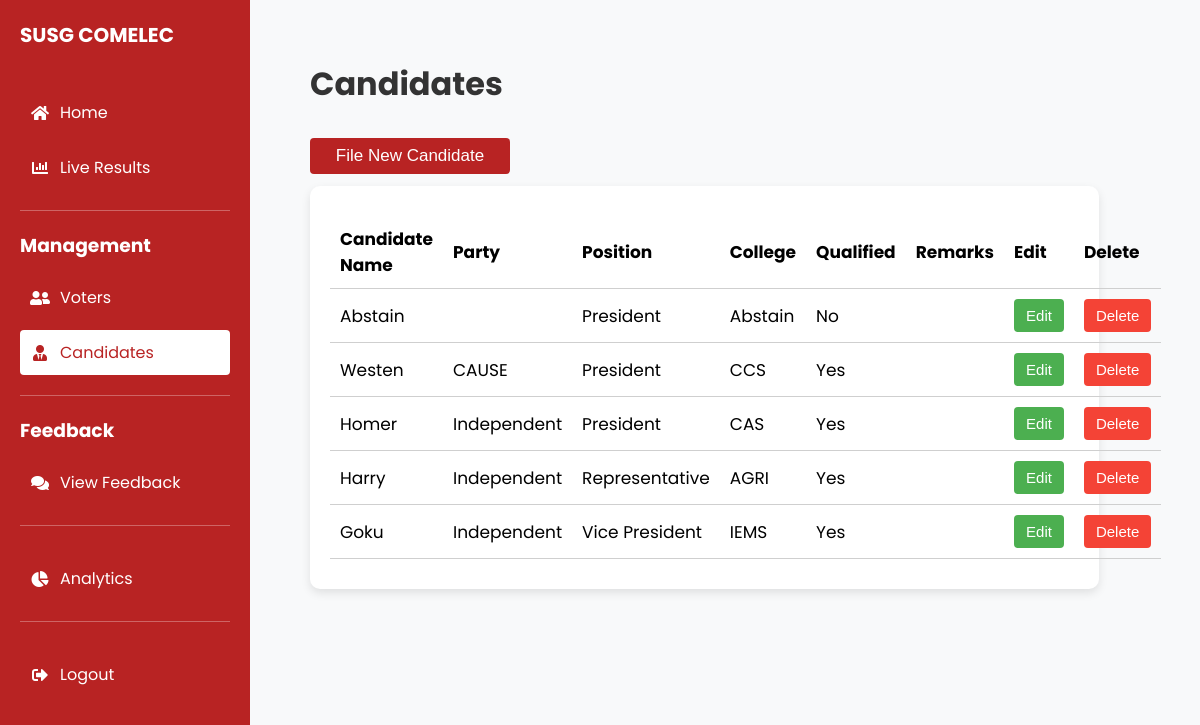
The page /Admin/admin-candidates.php (signed in) on the database its author committed.
### tables this page shows
CREATE TABLE `candidates` (
  `candidate_id` int(200) NOT NULL,
  `candidate_name` varchar(50) NOT NULL,
  `college_id` int(20) NOT NULL,
  `position_id` int(3) NOT NULL,
  `qualified` tinyint(1) NOT NULL DEFAULT 0,
  `remarks` varchar(255) DEFAULT NULL,
  `candidate_image` varchar(255) DEFAULT NULL,
  `candidate_party` varchar(50) NOT NULL DEFAULT 'Independent'
);

CREATE TABLE `positions` (
  `position_id` int(3) NOT NULL,
  `position_name` varchar(20) NOT NULL
);

CREATE TABLE `colleges` (
  `college_id` int(20) NOT NULL,
  `college_name` varchar(50) NOT NULL,
  `max_representatives` int(10) NOT NULL
);

### admin/admin-candidates.php (the view, shortened to what this page needs)
<?php
require_once '../connect.php';
$stmt = $pdo->query("
    SELECT candidates.*, colleges.college_name, positions.position_name
    FROM candidates
    LEFT JOIN colleges ON candidates.college_id = colleges.college_id
    LEFT JOIN positions ON candidates.position_id = positions.position_id
");
$candidates = $stmt->fetchAll(PDO::FETCH_ASSOC);
?>
<!DOCTYPE html>
<html lang="en">
<head>
    <link rel="stylesheet" href="https://cdnjs.cloudflare.com/ajax/libs/font-awesome/5.15.4/css/all.min.css">
</head>
<body>
    <?php include 'sidebar.php'; ?>
    <main>
        <div class="content">
            <h1>Candidates</h1>
            <button class="add-btn" id="openModalBtn">File New Candidate</button>
            <div class="mngment-box">
                <table class="mngment-table">
                    <thead>
                        <tr>
                            <th>Candidate Name</th>
                            <th>Party</th>
                            <th>Position</th>
                            <th>College</th>
                            <th>Qualified</th>
                            <th>Remarks</th>
                            <th>Edit</th>
                            <th>Delete</th>
                        </tr>
                    </thead>
                    <tbody>
                        <?php foreach ($candidates as $candidate): ?>
                        <tr>
                            <td><?php echo htmlspecialchars($candidate['candidate_name']); ?></td>
                            <td><?php echo htmlspecialchars($candidate['candidate_party']); ?></td>
                            <td><?php echo htmlspecialchars($candidate['position_name']); ?></td>
                            <td><?php echo htmlspecialchars($candidate['college_name']); ?></td>
                            <td><?php echo $candidate['qualified'] ? 'Yes' : 'No'; ?></td>
                            <td><?php echo htmlspecialchars($candidate['remarks']); ?></td>
                            <td><button class="edit-btn" data-candidate='<?php echo json_encode($candidate); ?>'>Edit</button></td>
                            <td><button class="delete-btn" data-candidate-id="<?php echo $candidate['candidate_id']; ?>">Delete</button></td>
                        </tr>
                        <?php endforeach; ?>
                    </tbody>
                </table>
            </div>
        </div>
    </main>
</body>
</html>

### admin/sidebar.php (shortened to what this page needs)
<!DOCTYPE html>
<html lang="en">
<head>
    <link rel="stylesheet" href="https://cdnjs.cloudflare.com/ajax/libs/font-awesome/5.15.4/css/all.min.css">
</head>
<body>
    <?php
    $current_page = basename($_SERVER['PHP_SELF']);
    ?>
    <div class="sidebar">
        <div class="sections">
            <div class="section">
                <h2>SUSG COMELEC</h2>
                <a href="admin-home.php" class="nav-link <?php echo $current_page == 'admin-home.php' ? 'active' : ''; ?>"><i class="fas fa-home icon"></i>Home</a>
                <a href="admin-liveresults.php" class="nav-link <?php echo $current_page == 'admin-liveresults.php' ? 'active' : ''; ?>"><i class="fas fa-chart-bar icon"></i>Live Results</a>
            </div>
            <div class="section">
                <h3>Management</h3>
                <a href="admin-voters.php" class="nav-link <?php echo $current_page == 'admin-voters.php' ? 'active' : ''; ?>"><i class="fas fa-user-friends icon"></i>Voters</a>
                <a href="admin-candidates.php" class="nav-link <?php echo $current_page == 'admin-candidates.php' ? 'active' : ''; ?>"><i class="fas fa-user-tie icon"></i>Candidates</a>
            </div>
            <div class="section">
                <h3>Feedback</h3>
                <a href="admin-feedback.php" class="nav-link <?php echo $current_page == 'admin-feedback.php' ? 'active' : ''; ?>"><i class="fas fa-comments icon"></i>View Feedback</a>
            </div>
            <div class="section">
                <a href="admin-analytics.php" class="nav-link <?php echo $current_page == 'admin-analytics.php' ? 'active' : ''; ?>"><i class="fas fa-chart-pie icon"></i>Analytics</a>
            </div>
            <div class="section">
                <a href="../logout.php" class="nav-link"><i class="fas fa-sign-out-alt icon"></i>Logout</a>
            </div>
        </div>
    </div>
</body>
</html>

### admin/admin-candidates.php (style rules this page uses)
body { margin: 0; font-family: 'Poppins', sans-serif; }
.content { flex-grow: 1; padding: 40px; display: flex; flex-direction: column; overflow-y: auto; }
h1 { font-size: 32px; margin-bottom: 30px; text-align: left; color: #333; }
.mngment-box { background-color: #fff; border-radius: 10px; padding: 30px 20px; width: 95%; max-width: 3000px; margin-bottom: 40px; text-align: center; box-shadow: 0 4px 10px rgba(0, 0, 0, 0.1); }
.mngment-table { width: 100%; border-collapse: collapse; margin: 0 auto; font-size: 17px; text-align: left; }
.mngment-table tr { border-bottom: 1px solid #cfcfcf; }
.mngment-table th, .mngment-table td { padding: 10px; }
.add-btn { padding: 8px 12px; border: none; cursor: pointer; font-size: 17px; border-radius: 4px; background-color: #b82323; color: white; width: 200px; float: right; margin-bottom: 12px; }
.edit-btn, .delete-btn { padding: 8px 12px; border: none; cursor: pointer; font-size: 15px; border-radius: 4px; }
.edit-btn { background-color: #4CAF50; color: white; }
.delete-btn { background-color: #f44336; color: white; }

### admin/sidebar.php (style rules this page uses)
* { margin: 0; padding: 0; box-sizing: border-box; }
body, html { font-family: 'Poppins', sans-serif; margin: 0; background-color: #f8f9fa; height: 100%; width: 100%; }
body { display: flex; min-height: 100vh; }
.sidebar { height: 100vh; width: 250px; background-color: #b82323; color: white; padding: 20px; display: flex; flex-direction: column; justify-content: space-between; position: fixed; top: 0; left: 0; }
.sidebar h2 { margin-bottom: 40px; font-size: 20px; }
.sidebar a { text-decoration: none; color: white; font-size: 16px; margin: 10px 0; display: flex; align-items: center; padding: 10px; border-radius: 4px; transition: background-color 0.3s ease, color 0.3s ease; }
.sidebar .active { background-color: white; color: #b82323; }
.sidebar .section { margin-bottom: 20px; }
.sidebar .sections .section:not(:first-child) { border-top: 1px solid rgba(255, 255, 255, 0.3); padding-top: 20px; margin-top: 20px; }
.sidebar .sections .section h3 { margin-bottom: 15px; }
.icon { margin-right: 10px; width: 20px; text-align: center; }
.sidebar a .fas { width: 20px; }
main { margin-left: 250px; padding: 20px; width: 100%; overflow-y: auto; }

### rows shown on the page
candidates: candidate_name "Abstain", position.position_name "President", college.college_name "Abstain", qualified "No"
candidates: candidate_name "Westen", candidate_party "CAUSE", position.position_name "President", college.college_name "CCS", qualified "Yes"
candidates: candidate_name "Homer", candidate_party "Independent", position.position_name "President", college.college_name "CAS", qualified "Yes"
candidates: candidate_name "Harry", candidate_party "Independent", position.position_name "Representative", college.college_name "AGRI", qualified "Yes"
candidates: candidate_name "Goku", candidate_party "Independent", position.position_name "Vice President", college.college_name "IEMS", qualified "Yes"
